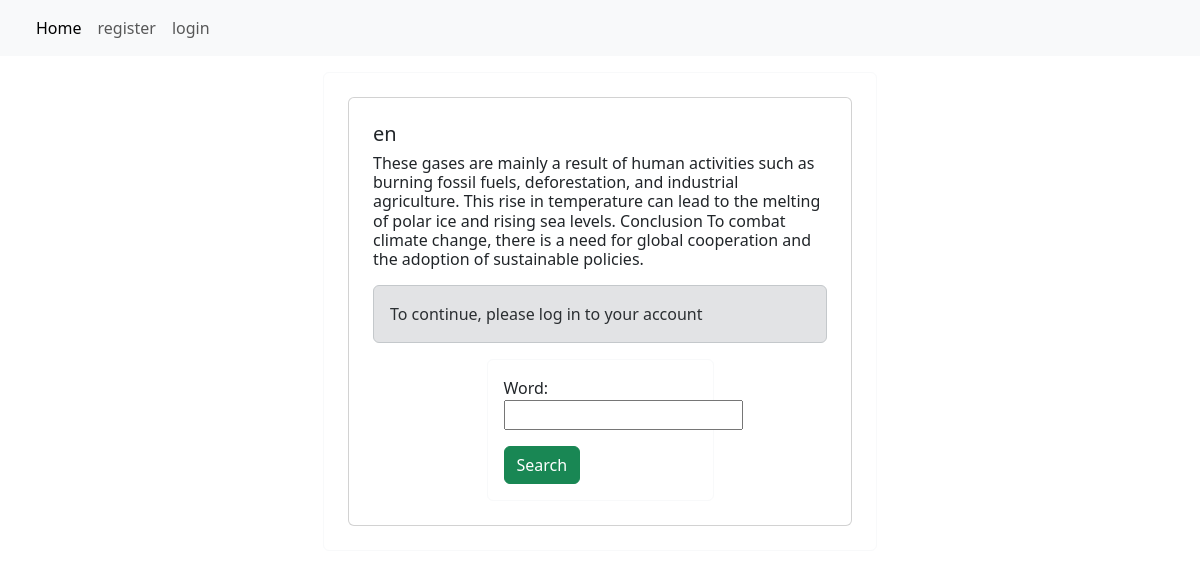
/detail/71, run on the app's committed database.
### home/models.py (models this page shows)
class Article(models.Model):
    title = models.CharField(max_length=100)
    body = models.TextField()
    pdf = models.FileField(upload_to='%Y/%m/%d/')
    lang = models.CharField(max_length=10)
    created = models.DateTimeField(auto_now_add=True)
    owner = models.ManyToManyField(User)

### home/views.py (the view)
# urls.py: path('detail/<int:article_id>', views.detail, name='detail'),
def detail(request, article_id):
    article = get_object_or_404(Article, id=article_id)
    if request.method == 'POST':
        form = ArticleSearchForm(request.POST)
        if form.is_valid():
            pdf_path = article.pdf.path
            current_word = form.cleaned_data['word']
            next_sentence = ''
            with open(pdf_path, 'rb') as file:
                pdf_reader = PdfReader(file)
                found_current_word = False
                for page_num in range(len(pdf_reader.pages)):
                    page = pdf_reader.pages[page_num]
                    text = page.extract_text()
                    if current_word in text:
                        found_current_word = True
                        sentences = text.split('\n')
                        for i, sentence in enumerate(sentences):
                            if current_word in sentence:
                                if i + 1 < len(sentences):
                                    next_sentence = sentences[i]+sentences[i + 1]
                                else:
                                    messages.success(request, "No sentence found after the title.", 'danger')
                                break
                        break
                if not found_current_word:
                    messages.success(request, f"Word '{current_word}' not found in the PDF", 'danger')
            return render(request, 'detail.html', {'article': article, 'next_sentences': next_sentence, 'form':form})
    else:
        form = ArticleSearchForm()
        return render(request, 'detail.html', {'article': article, 'form':form})

### home/forms.py
class ArticleSearchForm(forms.Form):
    word = forms.CharField()

### templates/detail.html (shortened to what this page needs)
{% extends 'base.html' %} {% block content %}
<div class="w-50 mx-auto p-3 rounded border border-light">
  <div class="card m-2 p-2">
    <div class="card-body">
      <div dir="{% if article.lang == 'fa' %}rtl{% else %}ltr{% endif %}">
        <h5 class="card-title">{{ article.title }}</h5>
        <h6>{{ article.body }}</h6>
      </div>
      {% load static %}
      {% if request.user.is_authenticated %}
        <a href="{% url 'add' article.id %}" class="btn btn-primary">add</a>
        <a href="{% url 'remove' article.id %}" class="btn btn-danger">remove</a>
        <a href="{{ article.pdf.url }}" class="btn btn-info">show</a>
      {% else %}
        <div class="alert alert-secondary" role="alert">To continue, please log in to your account</div>
      {%endif%}
      <div class="w-50 mx-auto p-3 rounded border border-light">
        <form
          action=""
          method="post"
          class="form"
          enctype="multipart/form-data"
          novalidate
        >
          {% csrf_token %} {{ form.as_p }}
          <input type="submit" class="btn btn-success" value="Search" />
        </form>
      </div>
    </div>
  </div>
</div>
{% endblock %}

### data on the page
Article: title "en", body "These gases are mainly a result of human activities such as burning fossil fuels, deforestation, and industrial agriculture. This rise in temperature can lead to the melting of polar ice and rising sea levels. Conclusion To combat climate change, there is a need for global cooperation and the adoption of sustainable policies."
